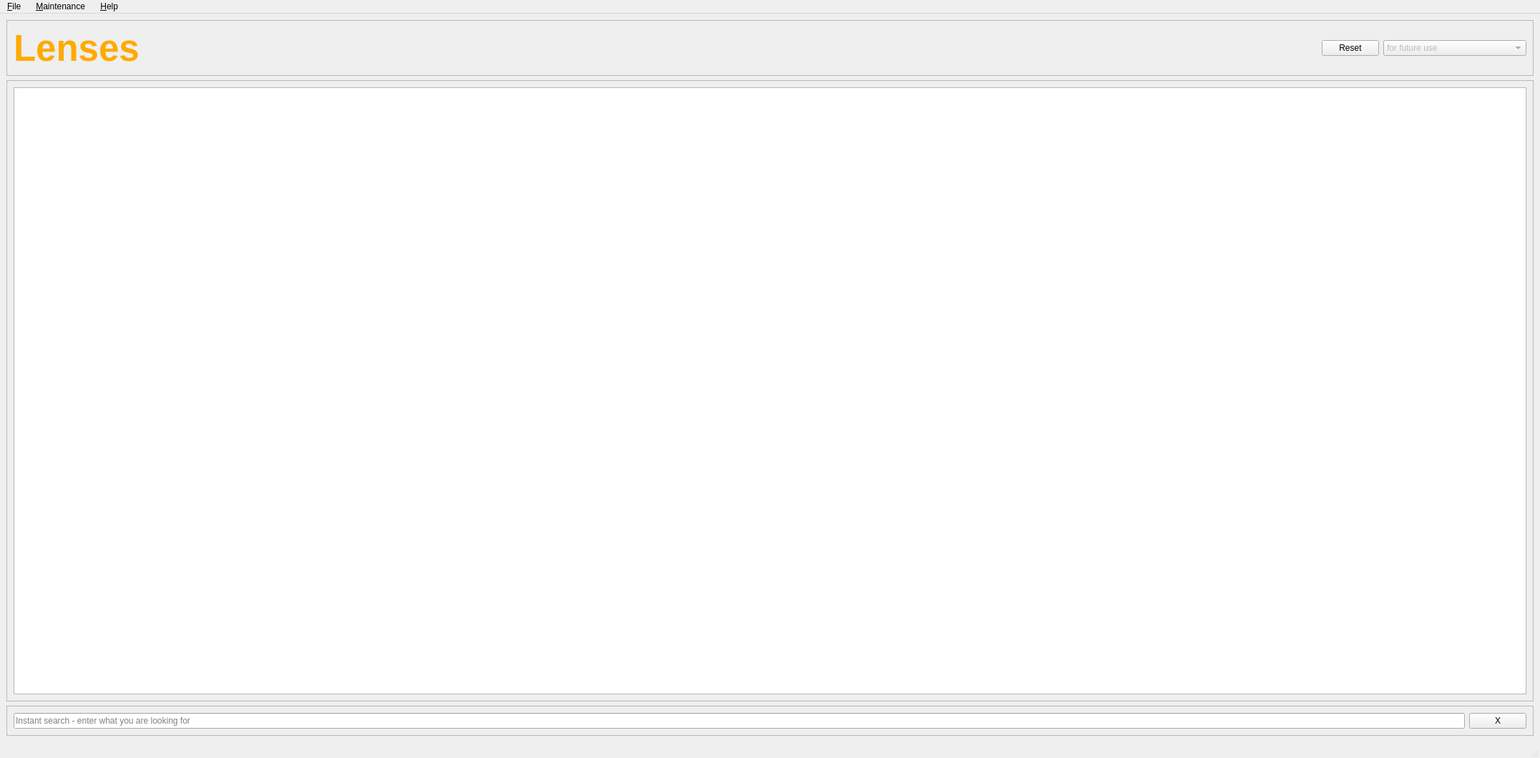
<?xml version="1.0" encoding="UTF-8"?>
<ui version="4.0">
 <class>MainWindow</class>
 <widget class="QMainWindow" name="MainWindow">
  <property name="geometry">
   <rect>
    <x>0</x>
    <y>0</y>
    <width>2152</width>
    <height>1059</height>
   </rect>
  </property>
  <property name="windowTitle">
   <string>MainWindow</string>
  </property>
  <widget class="QWidget" name="centralwidget">
   <layout class="QGridLayout" name="gridLayout_2">
    <item row="5" column="0">
     <widget class="QFrame" name="frame1">
      <property name="frameShape">
       <enum>QFrame::Shape::StyledPanel</enum>
      </property>
      <property name="frameShadow">
       <enum>QFrame::Shadow::Raised</enum>
      </property>
      <layout class="QGridLayout" name="gridLayout">
       <item row="1" column="0">
        <widget class="QTableView" name="tbl_all_lenses">
         <property name="alternatingRowColors">
          <bool>true</bool>
         </property>
        </widget>
       </item>
      </layout>
     </widget>
    </item>
    <item row="4" column="0">
     <widget class="QFrame" name="frame_2">
      <property name="frameShape">
       <enum>QFrame::Shape::StyledPanel</enum>
      </property>
      <property name="frameShadow">
       <enum>QFrame::Shadow::Raised</enum>
      </property>
      <layout class="QHBoxLayout" name="horizontalLayout_2">
       <item>
        <widget class="QLabel" name="label">
         <property name="font">
          <font>
           <pointsize>38</pointsize>
           <bold>true</bold>
          </font>
         </property>
         <property name="styleSheet">
          <string notr="true">color: rgb(255, 170, 0);</string>
         </property>
         <property name="text">
          <string>Lenses</string>
         </property>
        </widget>
       </item>
       <item>
        <spacer name="horizontalSpacer">
         <property name="orientation">
          <enum>Qt::Orientation::Horizontal</enum>
         </property>
         <property name="sizeHint" stdset="0">
          <size>
           <width>40</width>
           <height>20</height>
          </size>
         </property>
        </spacer>
       </item>
       <item>
        <widget class="QPushButton" name="pb_reset_sort">
         <property name="toolTip">
          <string>Reset sorting to default</string>
         </property>
         <property name="text">
          <string>Reset</string>
         </property>
        </widget>
       </item>
       <item>
        <widget class="QComboBox" name="cmb_select">
         <property name="minimumSize">
          <size>
           <width>200</width>
           <height>0</height>
          </size>
         </property>
         <property name="styleSheet">
          <string notr="true">color: rgb(131, 131, 98);</string>
         </property>
         <property name="placeholderText">
          <string>for future use</string>
         </property>
        </widget>
       </item>
      </layout>
     </widget>
    </item>
    <item row="6" column="0">
     <widget class="QFrame" name="frame_3">
      <property name="frameShape">
       <enum>QFrame::Shape::StyledPanel</enum>
      </property>
      <property name="frameShadow">
       <enum>QFrame::Shadow::Raised</enum>
      </property>
      <layout class="QHBoxLayout" name="horizontalLayout_3">
       <item>
        <widget class="QLineEdit" name="search_line_edit">
         <property name="toolTip">
          <string>Search as you type</string>
         </property>
         <property name="placeholderText">
          <string>Instant search - enter what you are looking for</string>
         </property>
        </widget>
       </item>
       <item>
        <widget class="QPushButton" name="pb_del_search_line_edit">
         <property name="toolTip">
          <string>Clear instant search</string>
         </property>
         <property name="text">
          <string>X</string>
         </property>
        </widget>
       </item>
      </layout>
     </widget>
    </item>
   </layout>
  </widget>
  <widget class="QMenuBar" name="menubar">
   <property name="geometry">
    <rect>
     <x>0</x>
     <y>0</y>
     <width>2152</width>
     <height>38</height>
    </rect>
   </property>
   <widget class="QMenu" name="menu_File_2">
    <property name="title">
     <string>&amp;File  </string>
    </property>
    <addaction name="action_Quit_3"/>
   </widget>
   <widget class="QMenu" name="menu_Maintenance_2">
    <property name="title">
     <string>&amp;Maintenance  </string>
    </property>
    <addaction name="action_Manufacturers_2"/>
    <addaction name="actionM_ounts_2"/>
   </widget>
   <widget class="QMenu" name="menu_Help_2">
    <property name="title">
     <string>&amp;Help  </string>
    </property>
    <addaction name="actionNo_help_available_2"/>
   </widget>
   <addaction name="menu_File_2"/>
   <addaction name="menu_Maintenance_2"/>
   <addaction name="menu_Help_2"/>
  </widget>
  <widget class="QStatusBar" name="statusbar"/>
  <action name="action_Quit">
   <property name="text">
    <string>&amp;Quit</string>
   </property>
  </action>
  <action name="action_About">
   <property name="text">
    <string>&amp;About</string>
   </property>
  </action>
  <action name="action_Quit_2">
   <property name="text">
    <string>&amp;Quit</string>
   </property>
  </action>
  <action name="action_Manufacturers">
   <property name="text">
    <string>&amp;Manufacturers        </string>
   </property>
  </action>
  <action name="actionM_ounts">
   <property name="text">
    <string>M&amp;ounts        </string>
   </property>
  </action>
  <action name="actionNo_help_available">
   <property name="text">
    <string>No help available</string>
   </property>
  </action>
  <action name="action_Quit_3">
   <property name="text">
    <string>&amp;Quit        </string>
   </property>
  </action>
  <action name="action_Manufacturers_2">
   <property name="text">
    <string>&amp;Manufacturers                        </string>
   </property>
  </action>
  <action name="actionM_ounts_2">
   <property name="text">
    <string>M&amp;ounts                        </string>
   </property>
  </action>
  <action name="actionNo_help_available_2">
   <property name="text">
    <string>No help available                        </string>
   </property>
  </action>
 </widget>
 <resources/>
 <connections/>
</ui>
